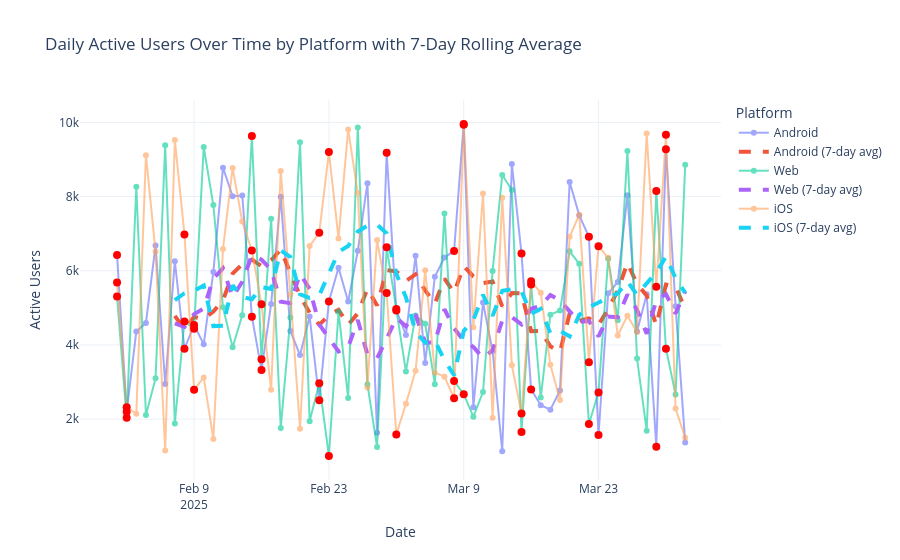

Notebook code cell kept with this figure:
### Code cell
# Follow-up iteration
response = agent.process_message(
    "Add a 7-day rolling average for each line, lighten the weekday lines, and highlight the weekend segments."
)
fig = agent.get_figure()
fig.show()
